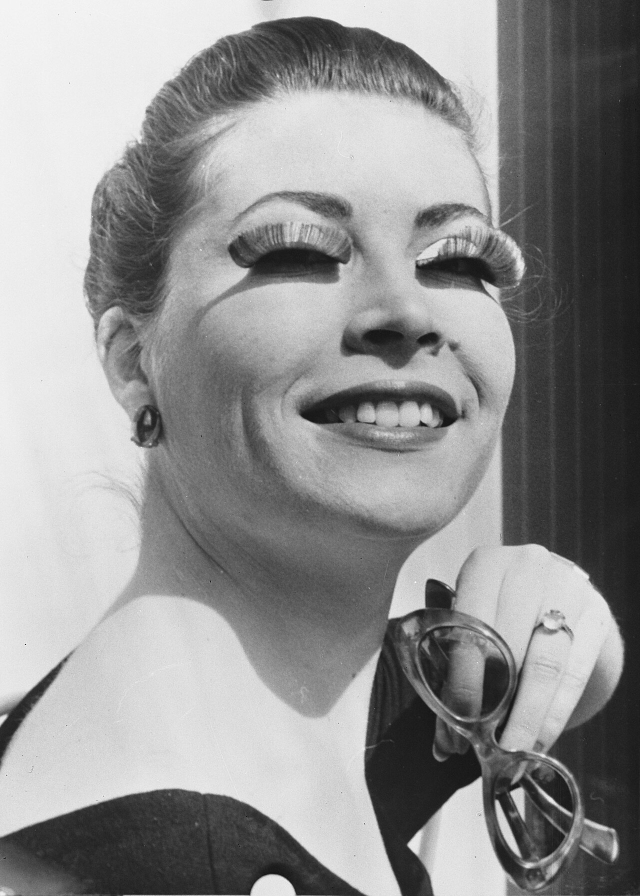
#> input picture assets/zine/src/eye-lashes.jpg, 1280 x 1792 px, found by its file name (shown at 1/2 size); its folder holds 6 pictures in this run
$ python zine-build.py
#> lines starting #> are read from the running program, lines starting #| are printed output that depends on the picture; after the words box and inside, x2 and y2 are one past the last pixel; in counts of white or black regions, pixels touching at a corner belong together
### tools/zinify.py
"""Turn a photo into a photocopied zine picture: a 1-bit halftone, or a hard photocopy.
Usage: python3 tools/zinify.py in.jpg out.png [--copy] [--width 900] [--cell 7]
The result is black ink on white, meant to sit on coloured paper with mix-blend-mode: multiply."""
import sys, math, random
from PIL import Image, ImageOps, ImageFilter, ImageDraw, ImageEnhance

def halftone(img, width, cell, angle=45, lift=.7):
    g = ImageOps.grayscale(img)
    g = g.resize((width, round(g.height * width / g.width)), Image.LANCZOS)
    g = ImageOps.autocontrast(g, cutoff=2)
    g = ImageEnhance.Contrast(g).enhance(1.15)
    g = g.point(lambda v: round(255 * (v / 255) ** lift))
    # work rotated so the dot screen sits at an angle, like a print
    big = g.rotate(angle, expand=True, fillcolor=255)
    W, H = big.size
    out = Image.new('L', (W, H), 255); d = ImageDraw.Draw(out)
    px = big.load()
    for y in range(0, H, cell):
        for x in range(0, W, cell):
            vals = [px[min(W - 1, x + i), min(H - 1, y + j)] for i in range(0, cell, 2) for j in range(0, cell, 2)]
            dark = 1 - sum(vals) / len(vals) / 255
            if dark < .04: continue
            r = cell * .55 * math.sqrt(dark) * (1 + random.uniform(-.08, .08))
            cx, cy = x + cell / 2, y + cell / 2
            d.ellipse((cx - r, cy - r, cx + r, cy + r), fill=0)
    out = out.rotate(-angle, expand=True, fillcolor=255)
    ox, oy = (out.width - g.width) // 2, (out.height - g.height) // 2
    return out.crop((ox, oy, ox + g.width, oy + g.height))

# [7 lines left out: function photocopy, not called in this run]

def toner(im):
    """photocopier grit: a few specks and streaks of stray toner"""
    d = ImageDraw.Draw(im); W, H = im.size
    for _ in range(W * H // 9000):
        x, y = random.randrange(W), random.randrange(H); r = random.choice([.6, .8, 1.2, 1.6])
        d.ellipse((x - r, y - r, x + r, y + r), fill=0)
    return im

# [8 lines that do not run on import are left out]

### tools/zine-build.py
"""Rebuild the homepage's zine pictures from assets/zine/src (see assets/zine/CREDITS.md).
Usage: python3 tools/zine-build.py [outdir]"""
import sys, os, random
sys.path.insert(0, os.path.dirname(__file__))
import zinify
from PIL import Image

S = 'assets/zine/src/'
O = sys.argv[1] if len(sys.argv) > 1 else 'assets/zine/'
# name: (source, crop box or None, 'ht' halftone | 'copy' photocopy, width, cell)
JOBS = {
    'lashes': ('eye-lashes', (150, 0, 1280, 1792), 'ht', 700, 6),
    'lash-strip': ('eye-lashes', (300, 400, 1150, 720), 'ht', 700, 5),
    'haircut': ('haircut-1966', (420, 420, 1040, 1237), 'ht', 560, 5),
    'model': ('model-check-dress-1971', (150, 0, 760, 1705), 'ht', 460, 4),
    'porthole': ('mod-porthole', (160, 180, 1100, 1120), 'ht', 360, 4),
    'wig': ('mod-wig', (330, 300, 1180, 1150), 'ht', 360, 4),
    'rings': ('hands-rings', (300, 350, 1000, 846), 'ht', 360, 4),
    'profile': ('profile-hands', (250, 0, 1150, 849), 'ht', 520, 5),
    'dancers': ('dancers-1968', (40, 180, 1060, 760), 'ht', 900, 6),
    'crowd': ('festival-kralingen-1970', (0, 120, 1280, 836), 'ht', 1100, 6),
    'hippies': ('hippies-amsterdam', (0, 250, 1280, 1280), 'ht', 700, 6),
    'providence': ('eye-of-providence', None, 'copy', 560, 0),
    'radiant': ('radiant-star', (150, 80, 1150, 760), 'copy', 640, 0),
    'heavens': ('stars-heavens', (200, 150, 1100, 920), 'copy', 600, 0),
    'lac': ('bon-ton-lac-de-come', (120, 120, 720, 1060), 'ht', 460, 4),
    'marnac': ('bon-ton-marnac', (110, 60, 520, 1000), 'ht', 380, 4),
    # odd company for the fashion pictures
    'astronaut': ('astronaut', (0, 0, 512, 512), 'htl', 420, 4),
    'horse': ('horse', None, 'copy', 300, 0),
    'cat-eyes': ('cat', (60, 40, 440, 160), 'htl', 420, 4),
    'coffee': ('coffee', (190, 0, 560, 330), 'htl', 340, 4),
    'deep-field': ('deep-field', None, 'inv', 700, 5),
    'retina': ('retina', None, 'ht', 560, 5),
    'hopper': ('grace-hopper', (60, 30, 480, 600), 'htl', 380, 4),
}
for k, (src, box, mode, w, cell) in JOBS.items():
    random.seed(k)
    im = Image.open(S + src + '.jpg').convert('RGB')
    if box: im = im.crop(box)
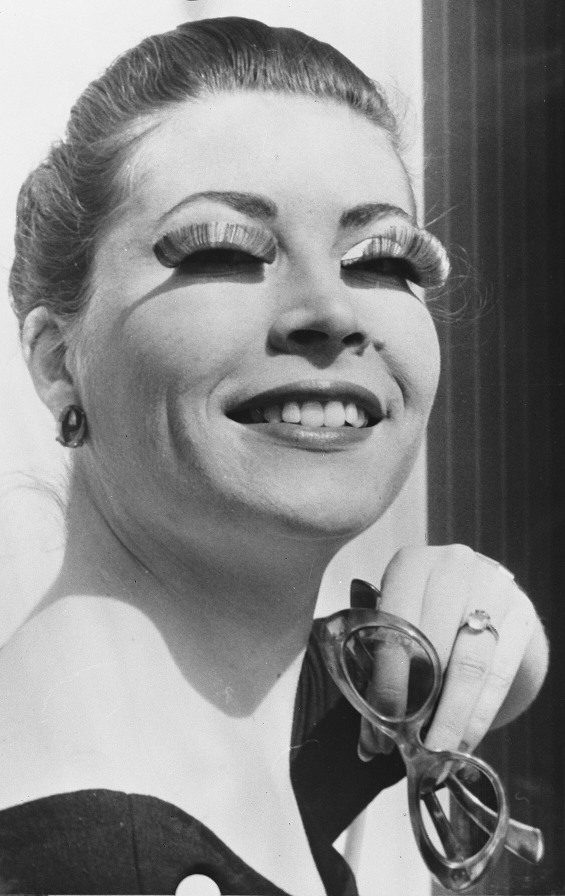
#> im: PIL image 1130x1792 RGB (shown at 1/2 size); min 0, max 255, mean 135.7
    if mode == 'inv':  # night sky: galaxies become ink specks on paper
        from PIL import ImageOps
        im = ImageOps.invert(im); mode = 'copy'
    out = zinify.photocopy(im, w) if mode == 'copy' else zinify.halftone(im, w, cell, lift=.45 if mode == 'htl' else .7)
#> in halftone, `g = ImageOps.autocontrast(g, cutoff=2)`:
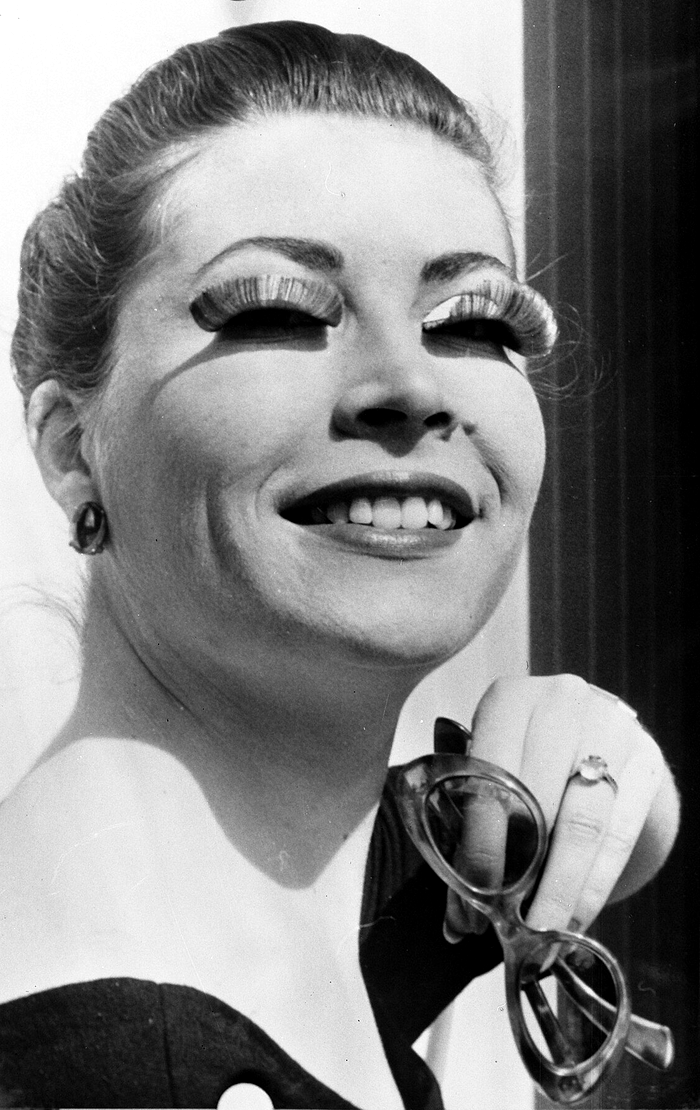
#> g: PIL image 700x1110 L; min 0, max 255, mean 129.1
#> in halftone, `g = g.point(lambda v: round(255 * (v / 255) ** lift))`:
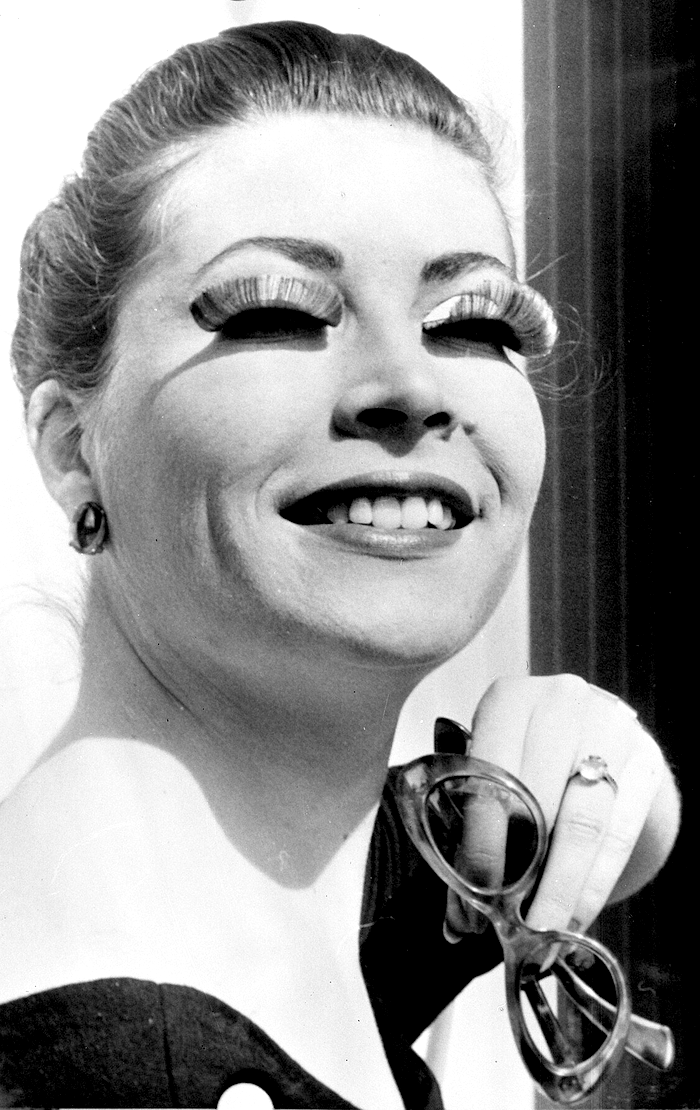
#> g: PIL image 700x1110 L; min 0, max 255, mean 144.2
#> in halftone, `big = g.rotate(angle, expand=True, fillcolor=255)`:
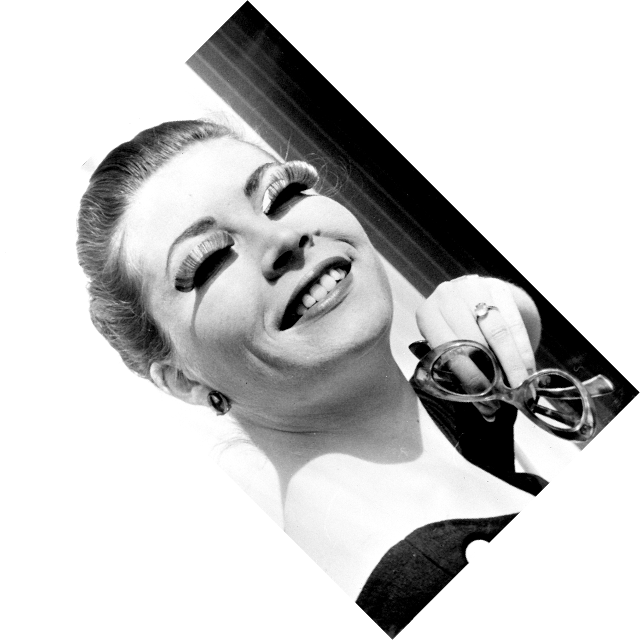
#> big: PIL image 1280x1280 L (shown at 1/2 size); min 0, max 255, mean 202.5
#> in halftone, `out = Image.new('L', (W, H), 255)`: out: PIL image 1280x1280 L; every value is 255
#> in halftone, `out = out.rotate(-angle, expand=True, fillcolor=255)`:
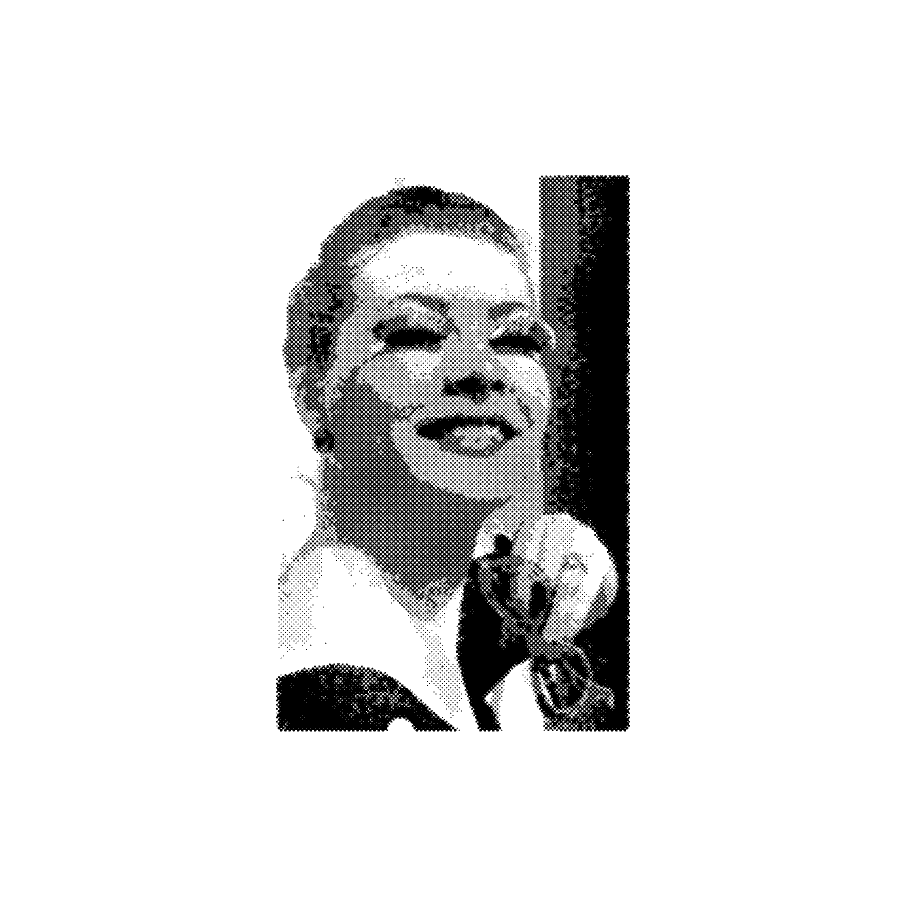
#> out: PIL image 1812x1812 L (shown at 1/2 size); 88.1% white; 4916 black regions (4889 under 20 px), largest, box (x1, y1, x2, y2) and area: (565, 350, 1260, 1463) 287721, (552, 1326, 913, 1463) 31774, (823, 822, 1048, 919) 9170
#> in halftone, `return out.crop((ox, oy, ox + g.width, oy + g.height))`:
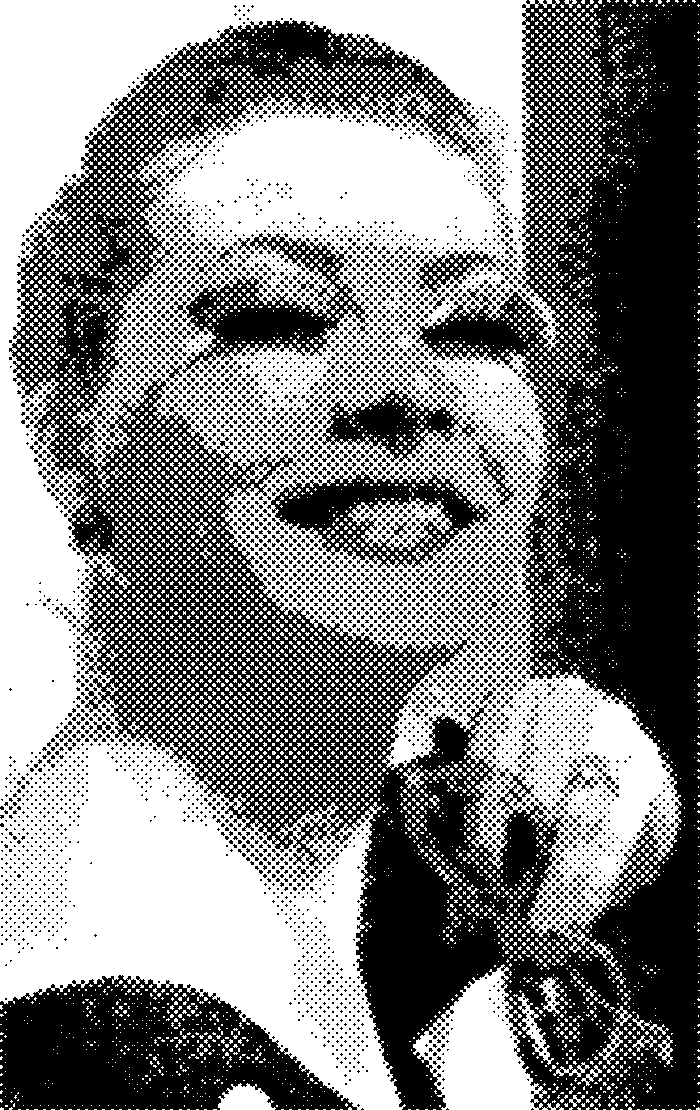
#> returned value: PIL image 700x1110 L; 50.3% white; 4911 black regions (4884 under 20 px), largest, box (x1, y1, x2, y2) and area: (9, 0, 700, 1110) 284948, (0, 975, 357, 1110) 31290, (267, 471, 492, 568) 9170
    ink = zinify.toner(out.convert('L')).point(lambda v: 0 if v < 128 else 255)
#> ink: PIL image 700x1110 L; 50.3% white; 4912 black regions (4875 under 20 px), largest, box (x1, y1, x2, y2) and area: (9, 0, 700, 1110) 285033, (0, 975, 357, 1110) 31291, (267, 471, 492, 568) 9192
    # ink only: black where printed, see-through paper, so CSS can mask it into any colour
    pal = Image.new('P', ink.size); pal.putpalette([0, 0, 0, 255, 255, 255]); pal.putdata([0 if v == 0 else 1 for v in ink.get_flattened_data()])
#> after `pal = Image.new('P', ink.size)`: pal: PIL image 700x1110 P; every value is 0
#> (the run stopped early here; a loop or call above may not have finished)
